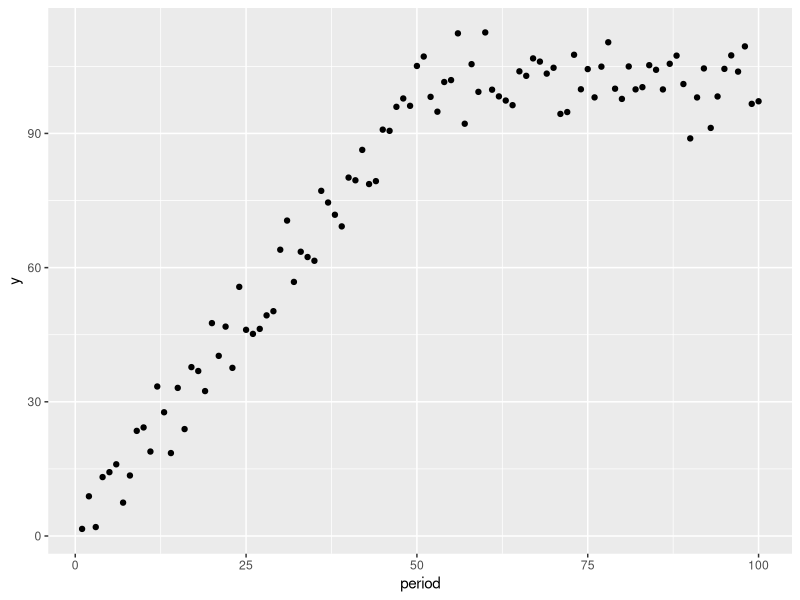

This figure's R source:


#****************************************************
# STRUCTURAL BREAK TEST IN TIME SERIES DATA 
# 2018-12-12
# Nayef 
#****************************************************

library(strucchange)
library(tidyverse)

# references: 
# > https://stats.stackexchange.com/questions/93529/dummies-instead-of-the-chow-test 


# create fake data: --------
df1.fake.data <- 
    data.frame(x = seq(1, 100), 
               group = c(rep(0, 50), 
                         rep(1, 50))) %>% 
    mutate(y_orig = ifelse(group == 0, 
                           2*x,
                           2*x[51]),  # hold constant at twice the value of x[51]
           z = map_dbl(x, function(x){rnorm(1, 0, 5)}),  # fn actually doesn't take any args  
           y = y_orig + z, 
           period = 1:n())
    
# str(df1.fake.data)

# plot data: 
df1.fake.data %>% 
ggplot(aes(x = period, 
           y = y)) + 
    geom_point()
